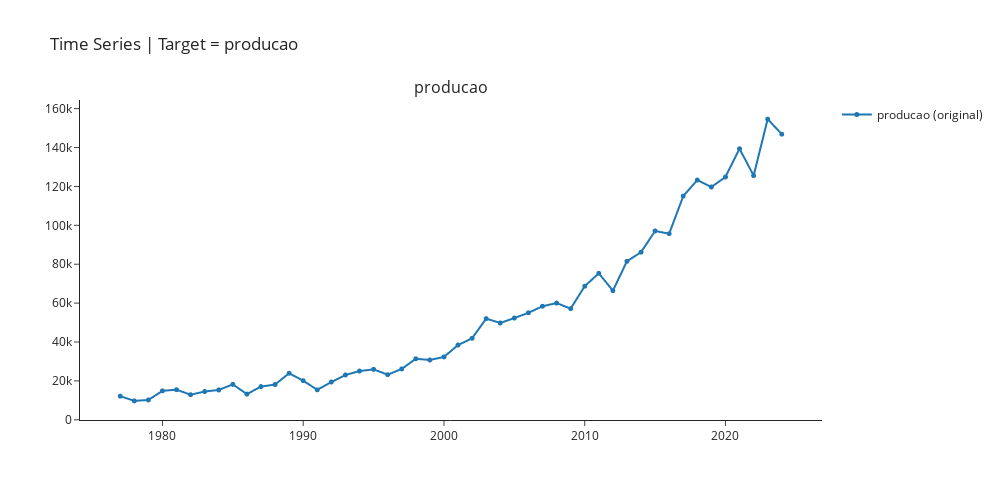

The code cell stored with this chart in its notebook:
### Code cell
exp.plot_model(plot="ts",fig_kwargs = {"height":500,"width":1000,"template": "simple_white","hoverinfo":"none","big_data_threshold":50})

### Figure 1 — Plotly figure (JSON) as saved in the notebook; plotly's stock layout.template omitted (floating-point values rounded to 4 significant figures)
{"data": [{"hoverinfo": "none", "line": {"width": 2}, "marker": {"size": 5}, "mode": "lines+markers", "name": "producao (original)", "type": "scattergl", "x": [1977, 1978, 1979, 1980, 1981, 1982, 1983, 1984, 1985, 1986, 1987, 1988, 1989, 1990, 1991, 1992, 1993, 1994, 1995, 1996, 1997, 1998, 1999, 2000, 2001, 2002, 2003, 2004, 2005, 2006, 2007, 2008, 2009, 2010, 2011, 2012, 2013, 2014, 2015, 2016, 2017, 2018, 2019, 2020, 2021, 2022, 2023, 2024], "xaxis": "x", "y": [12145, 9726, 10200, 14890.0, 15480.0, 12890.0, 14530.0, 15340.0, 18210.0, 13210.0, 17070.0, 18127, 23930.0, 20100.0, 15390.0, 19420.0, 23040.0, 25060.0, 25930.0, 23190.0, 26160, 31370.0, 30765, 32340.0, 38430.0, 41920.0, 52020.0, 49790.0, 52300.0, 55030.0, 58390.0, 60020.0, 57170.0, 68690.0, 75320.0, 66383, 81500.0, 86170.0, 97094, 95700.0, 115000.0, 123300.0, 119700.0, 124800.0, 139400.0, 125500.0, 154600.0, 146900.0], "yaxis": "y"}], "layout": {"annotations": [{"font": {"size": 16}, "showarrow": false, "text": "producao", "x": 0.5, "xanchor": "center", "xref": "paper", "y": 1, "yanchor": "bottom", "yref": "paper"}], "autosize": false, "height": 500, "showlegend": true, "title": {"text": "Time Series | Target = producao"}, "width": 1000, "xaxis": {"anchor": "y", "domain": [0, 1]}, "yaxis": {"anchor": "x", "domain": [0, 1]}}}
